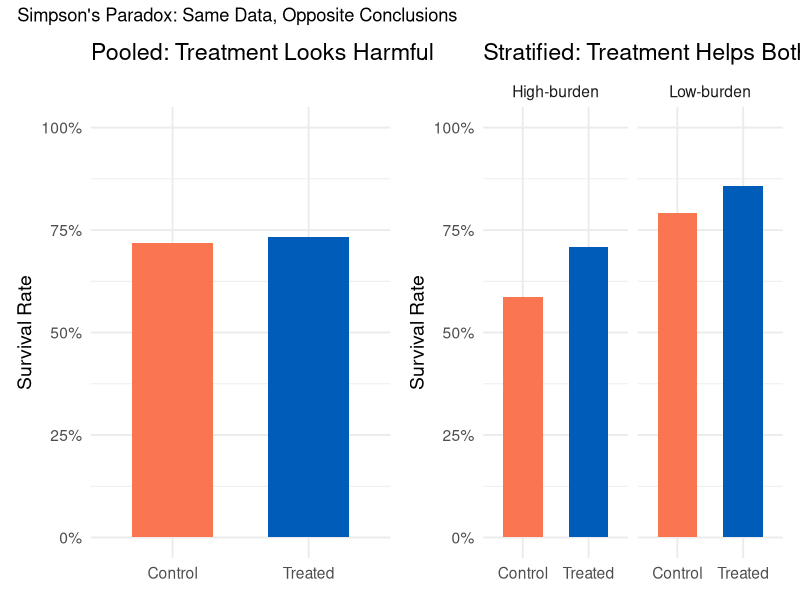

Source code (R):
## ---- chunk 1
#| label: simulate-paradox
#| echo: true

library(tidyverse)
set.seed(42)

n <- 2000

sim_data <- tibble(
  # Confounder: country burden group
  burden = sample(c("High-burden", "Low-burden"), n, replace = TRUE,
                  prob = c(0.6, 0.4)),
  # Treatment is more common in high-burden countries (the confounder at work)
  treated = case_when(
    burden == "High-burden" ~ rbinom(n, 1, 0.75),
    burden == "Low-burden"  ~ rbinom(n, 1, 0.25)),
  # Outcome depends on BOTH burden and treatment
  # Treatment always helps (+7pp), but high-burden baseline is worse
  surv_prob = case_when(
    burden == "High-burden" & treated == 1 ~ 0.68,
    burden == "High-burden" & treated == 0 ~ 0.61,
    burden == "Low-burden"  & treated == 1 ~ 0.85,
    burden == "Low-burden"  & treated == 0 ~ 0.78),
  survived = rbinom(n, 1, surv_prob))

# Pooled result (misleading -- treatment looks harmful)
sim_data |> group_by(treated) |>
  summarise(survival = mean(survived), .groups = "drop")

# Stratified result (correct -- treatment helps in both groups)
sim_data |> group_by(burden, treated) |>
  summarise(survival = mean(survived), .groups = "drop")
## ---- chunk 2
#| label: viz-paradox
#| echo: true
#| fig-width: 10
#| fig-height: 5

library(patchwork)

sim_data <- sim_data |>
  mutate(group = ifelse(treated == 1, "Treated", "Control"))

# Pooled view (misleading)
p1 <- ggplot(sim_data, aes(x = group, y = survived, fill = group)) +
  stat_summary(fun = mean, geom = "bar", width = 0.6) +
  scale_fill_manual(values = c("Treated" = "#005CB9", "Control" = "#FA7650")) +
  scale_y_continuous(labels = scales::percent, limits = c(0, 1)) +
  labs(title = "Pooled: Treatment Looks Harmful", y = "Survival Rate", x = NULL) +
  theme_minimal(base_size = 14) + theme(legend.position = "none")

# Stratified view (correct)
p2 <- ggplot(sim_data, aes(x = group, y = survived, fill = group)) +
  stat_summary(fun = mean, geom = "bar", width = 0.6) +
  facet_wrap(~ burden) +
  scale_fill_manual(values = c("Treated" = "#005CB9", "Control" = "#FA7650")) +
  scale_y_continuous(labels = scales::percent, limits = c(0, 1)) +
  labs(title = "Stratified: Treatment Helps Both Groups", y = "Survival Rate", x = NULL) +
  theme_minimal(base_size = 14) + theme(legend.position = "none")

p1 + p2 + plot_annotation(
  title = "Simpson's Paradox: Same Data, Opposite Conclusions")
## ---- chunk 3
#| label: regression-fix
#| echo: true

# Naive: treatment coefficient is NEGATIVE (wrong!)
naive <- lm(survived ~ treated, data = sim_data)

# Adjusted: include the confounder, coefficient is POSITIVE (correct)
adjusted <- lm(survived ~ treated + burden, data = sim_data)

# Compare side by side
tibble(
  Model = c("Naive (no confounder)", "Adjusted (with confounder)"),
  Treatment_Effect = c(coef(naive)["treated"], coef(adjusted)["treated"]),
  Verdict = c("Treatment looks harmful", "Treatment is beneficial"))
## ---- chunk 4
#| label: bayes-calculator
#| echo: true

bayes_ppv <- function(sensitivity, specificity, prevalence) {
  p_pos <- (sensitivity * prevalence) + ((1 - specificity) * (1 - prevalence))
  ppv   <- (sensitivity * prevalence) / p_pos
  tibble(
    Sensitivity = scales::percent(sensitivity),
    Specificity = scales::percent(specificity),
    Prevalence  = scales::percent(prevalence),
    PPV         = scales::percent(ppv, accuracy = 0.1),
    Fallacy_Claims = scales::percent(sensitivity))
}

# Rare condition (5% prevalence) -- PPV is only ~24%
bayes_ppv(0.90, 0.85, 0.05)

# Common condition (20% prevalence) -- PPV rises to ~60%
bayes_ppv(0.90, 0.85, 0.20)
